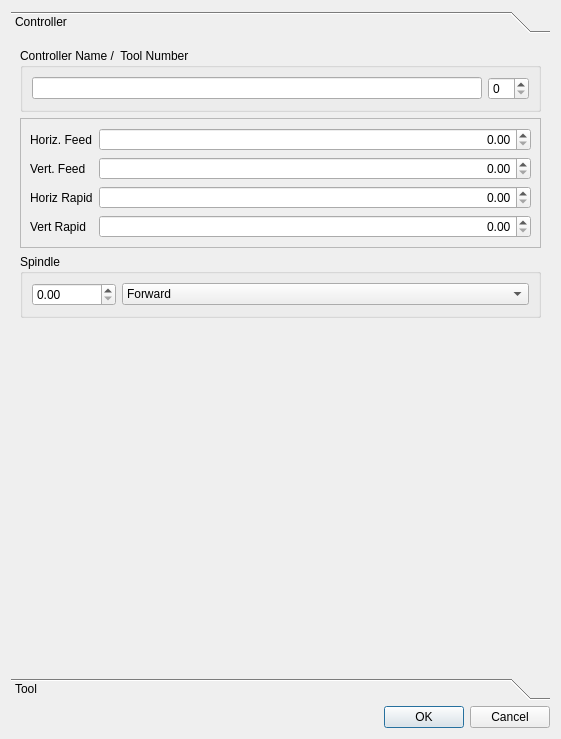
<?xml version="1.0" encoding="UTF-8"?>
<ui version="4.0">
 <class>Dialog</class>
 <widget class="QDialog" name="Dialog">
  <property name="geometry">
   <rect>
    <x>0</x>
    <y>0</y>
    <width>561</width>
    <height>739</height>
   </rect>
  </property>
  <property name="windowTitle">
   <string>Tool Controller Editor</string>
  </property>
  <layout class="QVBoxLayout" name="verticalLayout">
   <item>
    <widget class="QToolBox" name="toolBox">
     <widget class="QWidget" name="toolBoxPage1">
      <property name="geometry">
       <rect>
        <x>0</x>
        <y>0</y>
        <width>543</width>
        <height>593</height>
       </rect>
      </property>
      <attribute name="label">
       <string>Controller</string>
      </attribute>
      <layout class="QVBoxLayout" name="verticalLayout_2">
       <item>
        <widget class="QGroupBox" name="groupBox_4">
         <property name="title">
          <string>Controller Name /  Tool Number</string>
         </property>
         <layout class="QHBoxLayout" name="horizontalLayout">
          <item>
           <widget class="QLineEdit" name="tcName">
            <property name="readOnly">
             <bool>false</bool>
            </property>
           </widget>
          </item>
          <item>
           <widget class="QSpinBox" name="tcNumber"/>
          </item>
         </layout>
        </widget>
       </item>
       <item>
        <widget class="QFrame" name="frame">
         <property name="frameShape">
          <enum>QFrame::StyledPanel</enum>
         </property>
         <property name="frameShadow">
          <enum>QFrame::Raised</enum>
         </property>
         <layout class="QGridLayout" name="gridLayout">
          <item row="0" column="0">
           <widget class="QLabel" name="label">
            <property name="text">
             <string>Horiz. Feed</string>
            </property>
           </widget>
          </item>
          <item row="0" column="1">
           <widget class="Gui::QuantitySpinBox" name="horizFeed">
            <property name="sizePolicy">
             <sizepolicy hsizetype="MinimumExpanding" vsizetype="Fixed">
              <horstretch>0</horstretch>
              <verstretch>0</verstretch>
             </sizepolicy>
            </property>
            <property name="alignment">
             <set>Qt::AlignRight|Qt::AlignTrailing|Qt::AlignVCenter</set>
            </property>
            <property name="minimum">
             <double>0.000000000000000</double>
            </property>
            <property name="maximum">
             <double>9999999.000000000000000</double>
            </property>
            <property name="unit" stdset="0">
             <string notr="true">mm/s</string>
            </property>
           </widget>
          </item>
          <item row="1" column="0">
           <widget class="QLabel" name="label_2">
            <property name="text">
             <string>Vert. Feed</string>
            </property>
           </widget>
          </item>
          <item row="1" column="1">
           <widget class="Gui::QuantitySpinBox" name="vertFeed">
            <property name="sizePolicy">
             <sizepolicy hsizetype="MinimumExpanding" vsizetype="Fixed">
              <horstretch>0</horstretch>
              <verstretch>0</verstretch>
             </sizepolicy>
            </property>
            <property name="alignment">
             <set>Qt::AlignRight|Qt::AlignTrailing|Qt::AlignVCenter</set>
            </property>
            <property name="minimum">
             <double>0.000000000000000</double>
            </property>
            <property name="maximum">
             <double>9999999.000000000000000</double>
            </property>
            <property name="unit" stdset="0">
             <string notr="true">mm/s</string>
            </property>
           </widget>
          </item>
          <item row="2" column="0">
           <widget class="QLabel" name="label_5">
            <property name="text">
             <string>Horiz Rapid</string>
            </property>
           </widget>
          </item>
          <item row="2" column="1">
           <widget class="Gui::QuantitySpinBox" name="horizRapid">
            <property name="sizePolicy">
             <sizepolicy hsizetype="MinimumExpanding" vsizetype="Fixed">
              <horstretch>0</horstretch>
              <verstretch>0</verstretch>
             </sizepolicy>
            </property>
            <property name="alignment">
             <set>Qt::AlignRight|Qt::AlignTrailing|Qt::AlignVCenter</set>
            </property>
            <property name="minimum">
             <double>0.000000000000000</double>
            </property>
            <property name="maximum">
             <double>9999999.000000000000000</double>
            </property>
            <property name="unit" stdset="0">
             <string notr="true">mm/s</string>
            </property>
           </widget>
          </item>
          <item row="3" column="0">
           <widget class="QLabel" name="label_4">
            <property name="text">
             <string>Vert Rapid</string>
            </property>
           </widget>
          </item>
          <item row="3" column="1">
           <widget class="Gui::QuantitySpinBox" name="vertRapid">
            <property name="sizePolicy">
             <sizepolicy hsizetype="MinimumExpanding" vsizetype="Fixed">
              <horstretch>0</horstretch>
              <verstretch>0</verstretch>
             </sizepolicy>
            </property>
            <property name="alignment">
             <set>Qt::AlignRight|Qt::AlignTrailing|Qt::AlignVCenter</set>
            </property>
            <property name="minimum">
             <double>0.000000000000000</double>
            </property>
            <property name="maximum">
             <double>9999999.000000000000000</double>
            </property>
            <property name="unit" stdset="0">
             <string notr="true">mm/s</string>
            </property>
           </widget>
          </item>
         </layout>
        </widget>
       </item>
       <item>
        <widget class="QGroupBox" name="groupBox_3">
         <property name="title">
          <string>Spindle</string>
         </property>
         <layout class="QFormLayout" name="formLayout_2">
          <property name="fieldGrowthPolicy">
           <enum>QFormLayout::AllNonFixedFieldsGrow</enum>
          </property>
          <item row="0" column="1">
           <widget class="QComboBox" name="spindleDirection">
            <item>
             <property name="text">
              <string>Forward</string>
             </property>
            </item>
            <item>
             <property name="text">
              <string>Reverse</string>
             </property>
            </item>
           </widget>
          </item>
          <item row="0" column="0">
           <widget class="QDoubleSpinBox" name="spindleSpeed">
            <property name="minimum">
             <double>0.000000000000000</double>
            </property>
            <property name="maximum">
             <double>100000.000000000000000</double>
            </property>
           </widget>
          </item>
         </layout>
        </widget>
       </item>
       <item>
        <spacer name="verticalSpacer">
         <property name="orientation">
          <enum>Qt::Vertical</enum>
         </property>
         <property name="sizeHint" stdset="0">
          <size>
           <width>20</width>
           <height>40</height>
          </size>
         </property>
        </spacer>
       </item>
      </layout>
     </widget>
     <widget class="QWidget" name="toolBoxPage2">
      <property name="geometry">
       <rect>
        <x>0</x>
        <y>0</y>
        <width>543</width>
        <height>593</height>
       </rect>
      </property>
      <attribute name="label">
       <string>Tool</string>
      </attribute>
      <layout class="QVBoxLayout" name="verticalLayout_3">
       <item>
        <widget class="QWidget" name="toolEditor" native="true">
         <property name="sizePolicy">
          <sizepolicy hsizetype="Preferred" vsizetype="Expanding">
           <horstretch>0</horstretch>
           <verstretch>0</verstretch>
          </sizepolicy>
         </property>
         <layout class="QVBoxLayout" name="verticalLayout_4">
          <property name="spacing">
           <number>0</number>
          </property>
          <property name="margin">
           <number>0</number>
          </property>
         </layout>
        </widget>
       </item>
       <item>
        <spacer name="verticalSpacer_2">
         <property name="orientation">
          <enum>Qt::Vertical</enum>
         </property>
         <property name="sizeHint" stdset="0">
          <size>
           <width>20</width>
           <height>40</height>
          </size>
         </property>
        </spacer>
       </item>
       <item>
        <widget class="QLabel" name="label_14">
         <property name="frameShape">
          <enum>QFrame::WinPanel</enum>
         </property>
         <property name="text">
          <string>Any modifications only affect this ToolController!</string>
         </property>
         <property name="alignment">
          <set>Qt::AlignCenter</set>
         </property>
         <property name="wordWrap">
          <bool>true</bool>
         </property>
        </widget>
       </item>
      </layout>
     </widget>
    </widget>
   </item>
   <item>
    <widget class="QDialogButtonBox" name="buttonBox">
     <property name="orientation">
      <enum>Qt::Horizontal</enum>
     </property>
     <property name="standardButtons">
      <set>QDialogButtonBox::Cancel|QDialogButtonBox::Ok</set>
     </property>
    </widget>
   </item>
  </layout>
 </widget>
 <customwidgets>
  <customwidget>
   <class>Gui::QuantitySpinBox</class>
   <extends>QDoubleSpinBox</extends>
   <header>Gui/QuantitySpinBox.h</header>
  </customwidget>
 </customwidgets>
 <tabstops>
  <tabstop>tcName</tabstop>
  <tabstop>tcNumber</tabstop>
  <tabstop>horizFeed</tabstop>
  <tabstop>vertFeed</tabstop>
  <tabstop>horizRapid</tabstop>
  <tabstop>vertRapid</tabstop>
  <tabstop>spindleSpeed</tabstop>
  <tabstop>spindleDirection</tabstop>
  <tabstop>buttonBox</tabstop>
 </tabstops>
 <resources/>
 <connections>
  <connection>
   <sender>buttonBox</sender>
   <signal>accepted()</signal>
   <receiver>Dialog</receiver>
   <slot>accept()</slot>
   <hints>
    <hint type="sourcelabel">
     <x>248</x>
     <y>254</y>
    </hint>
    <hint type="destinationlabel">
     <x>157</x>
     <y>274</y>
    </hint>
   </hints>
  </connection>
  <connection>
   <sender>buttonBox</sender>
   <signal>rejected()</signal>
   <receiver>Dialog</receiver>
   <slot>reject()</slot>
   <hints>
    <hint type="sourcelabel">
     <x>316</x>
     <y>260</y>
    </hint>
    <hint type="destinationlabel">
     <x>286</x>
     <y>274</y>
    </hint>
   </hints>
  </connection>
 </connections>
</ui>
